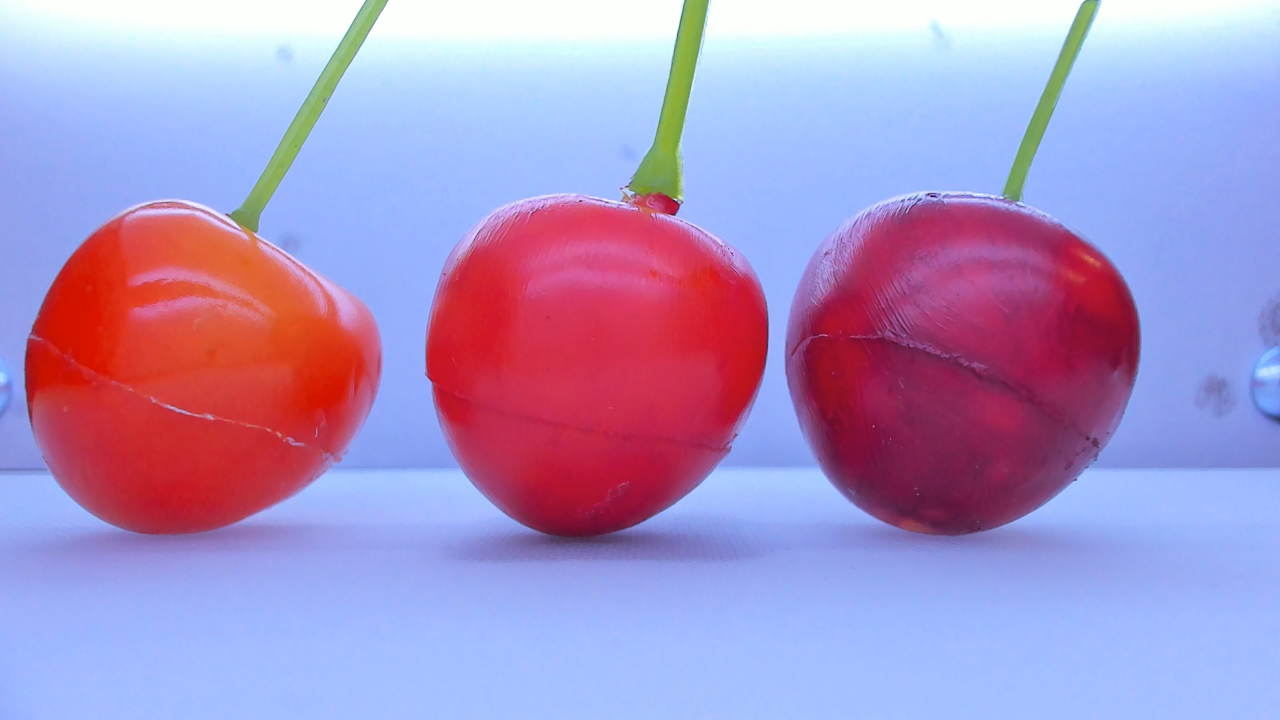
#> input picture photo.jpg, 3840 x 2160 px, given in place of the camera (shown at 1/3 size)
$ python identification_test.py
#> lines starting #> are read from the running program, lines starting #| are printed output that depends on the picture; after the words box and inside, x2 and y2 are one past the last pixel; in counts of white or black regions, pixels touching at a corner belong together
import enum
import os
os.environ["OPENCV_VIDEOIO_MSMF_ENABLE_HW_TRANSFORMS"] = "0"
import cv2
import numpy as np
import copy

class picture():

    cherry_hsv_min = [145, 0, 0]
    cherry_hsv_max = [10, 255, 255]
    tokushu_hsv_min = [152, 120, 0]
    tokushu_hsv_max = [170, 255, 200]
    shu_hsv_min = [160, 168, 170]
    shu_hsv_max = [178, 255, 255]
    hane_hsv_min = [177, 0, 0]
    hane_hsv_max = [10, 255, 255]

    original = None

    # hsv値域
    hsv_min = 0
    h_max = 179
    sv_max = 255

    H = 0
    S = 1
    V = 2

    def __init__(self, image):
        self.original = image

    def identification(self):

        # 色情報抽出
        self.mask_cherry, self.masked_img_cherry, self.stats_cherry = self.detection(self.cherry_hsv_min, self.cherry_hsv_max, area_min = 50000)
        self.mask_tokushu, self.masked_img_tokushu, stats_tokushu = self.detection(self.tokushu_hsv_min, self.tokushu_hsv_max)
        self.mask_shu, self.masked_img_shu, stats_shu = self.detection(self.shu_hsv_min, self.shu_hsv_max)
        self.mask_hane, self.masked_img_hane, stats_hane = self.detection(self.hane_hsv_min, self.hane_hsv_max)

        offset = 50
        self.grade_area = []

        for i_cherry, row_cherry in enumerate(self.stats_cherry):

            # 四隅座標取得
            c_left = row_cherry[cv2.CC_STAT_LEFT]-offset
            c_right = row_cherry[cv2.CC_STAT_LEFT] + row_cherry[cv2.CC_STAT_WIDTH]+offset
            c_top = row_cherry[cv2.CC_STAT_TOP]-offset
            c_bottom = row_cherry[cv2.CC_STAT_TOP]+row_cherry[cv2.CC_STAT_HEIGHT]+offset

            area = [0, 0, 0]
            p = 0
            TOKU = 0
            SHU = 1
            HANE = 2

            for stats in [stats_tokushu, stats_shu, stats_hane]:

                # さくらんぼ領域内に赤色領域があれば面積を足す
                for i, row in enumerate(stats):
                    r_left = row[cv2.CC_STAT_LEFT]
                    r_right = row[cv2.CC_STAT_LEFT] + row[cv2.CC_STAT_WIDTH]
                    r_top = row[cv2.CC_STAT_TOP]
                    r_bottom = row[cv2.CC_STAT_TOP] + row[cv2.CC_STAT_HEIGHT]

                    if c_left<r_left and r_right<c_right and c_top<r_top and r_bottom<c_bottom:
                        area[p] += row[cv2.CC_STAT_AREA]
                p += 1

            self.grade_area.append(area)

        # 面積から等級識別
        for i in range(len(self.grade_area)):

            grade = "？"

            if self.grade_area[i][SHU] < self.grade_area[i][TOKU] and self.grade_area[i][HANE] < self.grade_area[i][TOKU]:
                grade = "tokushu"
            elif self.grade_area[i][TOKU] < self.grade_area[i][SHU] and self.grade_area[i][HANE] < self.grade_area[i][SHU]:
                grade = "shu"
            elif self.grade_area[i][TOKU] < self.grade_area[i][HANE] and self.grade_area[i][SHU] < self.grade_area[i][HANE]:
                grade = "hanedashi"

            # 描画
            cv2.putText(frame,
                text=grade,
                org=(self.stats_cherry[i][cv2.CC_STAT_LEFT], self.stats_cherry[i][cv2.CC_STAT_TOP]-10),
                fontFace=cv2.FONT_HERSHEY_SIMPLEX,
                fontScale=3.0,
                color=(255, 255, 0),
                thickness=4,
                lineType=cv2.LINE_4)

        # ボックス描画
        output_img = copy.copy(self.original)
        for i, row in enumerate(self.stats_cherry):
            TopLeft = ( row[cv2.CC_STAT_LEFT], row[cv2.CC_STAT_TOP] )
            ButtomRight = ( row[cv2.CC_STAT_LEFT]+row[cv2.CC_STAT_WIDTH], row[cv2.CC_STAT_TOP]+row[cv2.CC_STAT_HEIGHT])
            cv2.rectangle(output_img, TopLeft, ButtomRight, (255, 255, 0), thickness=5)
        return output_img

    def detection(self, range_min, range_max, area_min=None):
        mask, masked_img = self.mask(self.original, range_min, range_max)
        retval, labels, stats, centroids = cv2.connectedComponentsWithStats(mask)
        del_list = [0]
        if area_min != None:
            for i, row in enumerate(stats):
                if row[cv2.CC_STAT_AREA] < area_min:
                    del_list.append(i)
        stats = np.delete(stats, del_list, 0)
        return mask, masked_img, stats

    def mask(self, img, range_min, range_max):
        # マスク処理
        hsv = cv2.cvtColor(img, cv2.COLOR_BGR2HSV)
        hsv_range_min_1, hsv_range_max_1, hsv_range_min_2, hsv_range_max_2 = self.consider_distant_range(range_min, range_max)
        mask1 = cv2.inRange(hsv, hsv_range_min_1, hsv_range_max_1)
        mask2 = cv2.inRange(hsv, hsv_range_min_2, hsv_range_max_2)
        mask = mask1 + mask2
        masked_img = cv2.bitwise_and(img, img, mask=mask)
        return mask, masked_img

    def consider_distant_range(self, range_min, range_max):

        h_min_1, h_max_1, h_min_2, h_max_2 = self.single_range(self.hsv_min, self.h_max, range_min[self.H], range_max[self.H])
        s_min_1, s_max_1, s_min_2, s_max_2 = self.single_range(self.hsv_min, self.sv_max, range_min[self.S], range_max[self.S])
        v_min_1, v_max_1, v_min_2, v_max_2 = self.single_range(self.hsv_min, self.sv_max, range_min[self.V], range_max[self.V])
        hsv_range_1_min = np.array([h_min_1, s_min_1, v_min_1])
        hsv_range_1_max = np.array([h_max_1, s_max_1, v_max_1])
        hsv_range_2_min = np.array([h_min_2, s_min_2, v_min_2])
        hsv_range_2_max = np.array([h_max_2, s_max_2, v_max_2])
        return hsv_range_1_min, hsv_range_1_max, hsv_range_2_min, hsv_range_2_max

    # h,s,v 単体抽出範囲取得
    def single_range(self, range_min, range_max, min, max):

        if min <= max:
            min_1 = min
            max_1 = max
            min_2 = min
            max_2 = max

        elif max < min:
            min_1 = range_min
            max_1 = max
            min_2 = min
            max_2 = range_max

        return min_1, max_1, min_2, max_2


color = (0,255,0)
thick = 5
camera_num = 1
width = 1920
height = 1080

capture = cv2.VideoCapture(camera_num, cv2.CAP_MSMF)
capture.set(cv2.CAP_PROP_FRAME_WIDTH, int(width))
capture.set(cv2.CAP_PROP_FRAME_HEIGHT,int(height))

while(True):

    # 画像取得
    ret, frame = capture.read()
#> frame is the input picture: shape (2160, 3840, 3); mean B, G, R 195.6, 147.6, 169.4

    picture_F = picture(frame)
    frame = picture_F.identification()
#> in mask, `hsv = cv2.cvtColor(img, cv2.COLOR_BGR2HSV)`: hsv: shape (2160, 3840, 3); mean H, S, V 116.7, 115.8, 227.2
#> in mask, `mask1 = cv2.inRange(hsv, hsv_range_min_1, hsv_range_max_1)`:
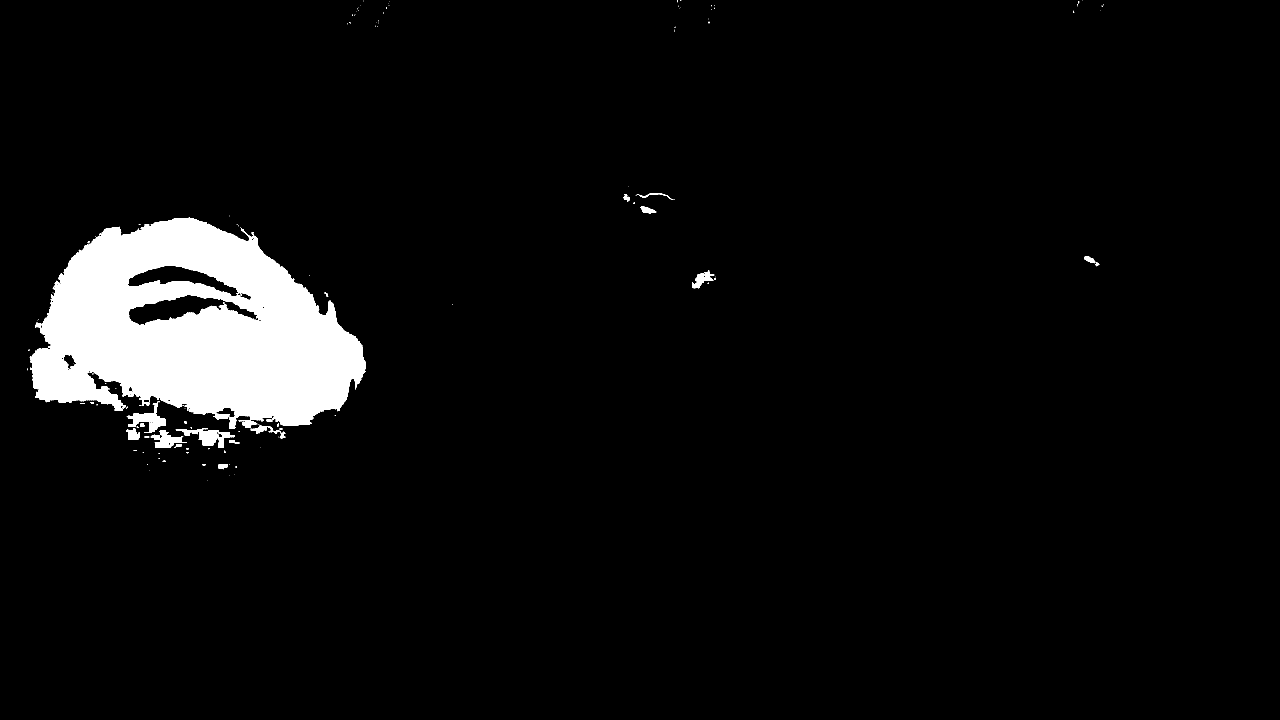
#> mask1: shape (2160, 3840) (shown at 1/3 size); 5.1% white; 194 white regions (157 under 20 px), largest, box (x1, y1, x2, y2) and area: (89, 653, 1098, 1284) 406046, (527, 1288, 704, 1344) 3853, (380, 1203, 496, 1298) 3648
#> in mask, `mask2 = cv2.inRange(hsv, hsv_range_min_2, hsv_range_max_2)`: mask2: shape (2160, 3840); 23.6% white; 110 white regions (93 under 20 px), largest, box (x1, y1, x2, y2) and area: (1277, 582, 2304, 1625) 801539, (2365, 609, 3418, 1605) 786948, (74, 605, 1145, 1607) 335643
#> in mask, `mask = mask1 + mask2`: mask: shape (2160, 3840); 28.7% white; 73 white regions (67 under 20 px), largest, box (x1, y1, x2, y2) and area: (1277, 579, 2304, 1625) 804142, (2365, 609, 3418, 1605) 787416, (74, 605, 1145, 1607) 785648, (2108, 703, 2122, 720) 97, (2361, 1038, 2367, 1051) 40, (1020, 870, 1024, 879) 27
#> in detection, `retval, labels, stats, centroids = cv2.connectedComponentsWithStats(ma..`: labels: shape (2160, 3840) int32; 74 distinct labels, from 0 to 73
#> in detection, `retval, labels, stats, centroids = cv2.connectedComponentsWithStats(ma..`: retval = 74; stats = 74 rows, first 6: [0, 0, 3840, 2160, 5916721], [2032, 0, 2, 7, 13], [2040, 0, 4, 3, 7], [3246, 0, 1, 1, 1], [1091, 2, 1, 2, 2], [3234, 3, 5, 8, 14]; centroids = 74 pairs, first value 137.1 to 3310, second value 0 to 1621.2
#> the loop in detection, `for i, row in enumerate(stats):` made 74 passes
#> row on passes 1 to 12: [0, 0, 3840, 2160, 5916721], [2032, 0, 2, 7, 13], [2040, 0, 4, 3, 7], [3246, 0, 1, 1, 1], [1091, 2, 1, 2, 2], [3234, 3, 5, 8, 14], [1167, 4, 1, 1, 1], [1164, 10, 1, 1, 1], [3232, 12, 2, 2, 3], [3310, 13, 1, 2, 2], [2134, 15, 2, 6, 6], [3232, 15, 1, 3, 3]
#> after the loop in detection, `for i, row in enumerate(stats):`: del_list = 71 values from 0 to 73
#> in detection, `stats = np.delete(stats, del_list, 0)`: stats = [[1277, 579, 1027, 1046, 804142], [74, 605, 1071, 1002, 785648], [2365, 609, 1053, 996, 787416]]
#> in identification, `self.mask_cherry, self.masked_img_cherry, self.stats_cherry = self.det..`: self.stats_cherry has the same summary as stats in detection
#> in mask (call 2), `mask1 = cv2.inRange(hsv, hsv_range_min_1, hsv_range_max_1)`: mask1: shape (2160, 3840); 8.8% white; 323 white regions (260 under 20 px), largest, box (x1, y1, x2, y2) and area: (2373, 614, 3417, 1603) 651366, (1281, 1068, 2298, 1615) 54640, (90, 1238, 323, 1556) 8110
#> in detection (call 2), `retval, labels, stats, centroids = cv2.connectedComponentsWithStats(ma..`: labels: shape (2160, 3840) int32; 324 distinct labels, from 0 to 323
#> in detection (call 2), `retval, labels, stats, centroids = cv2.connectedComponentsWithStats(ma..`: retval = 324; stats = 324 rows, first 6: [0, 0, 3840, 2160, 7561671], [1915, 593, 4, 4, 5], [1943, 597, 49, 38, 677], [1952, 596, 4, 4, 13], [1958, 596, 1, 2, 2], [1914, 598, 1, 1, 1]; centroids = 324 pairs, first value 75.67 to 3400, second value 594.4 to 1601
#> in detection (call 2), `stats = np.delete(stats, del_list, 0)`: stats = 323 rows, first 6: [1915, 593, 4, 4, 5], [1943, 597, 49, 38, 677], [1952, 596, 4, 4, 13], [1958, 596, 1, 2, 2], [1914, 598, 1, 1, 1], [1938, 599, 3, 3, 4]
#> in identification, `self.mask_tokushu, self.masked_img_tokushu, stats_tokushu = self.detec..`: stats_tokushu has the same summary as stats in detection
#> in mask (call 3), `mask1 = cv2.inRange(hsv, hsv_range_min_1, hsv_range_max_1)`: mask1: shape (2160, 3840); 10.2% white; 420 white regions (342 under 20 px), largest, box (x1, y1, x2, y2) and area: (1282, 626, 2298, 1507) 618342, (140, 1042, 1109, 1568) 142340, (2572, 634, 3024, 928) 31397
#> in detection (call 3), `retval, labels, stats, centroids = cv2.connectedComponentsWithStats(ma..`:
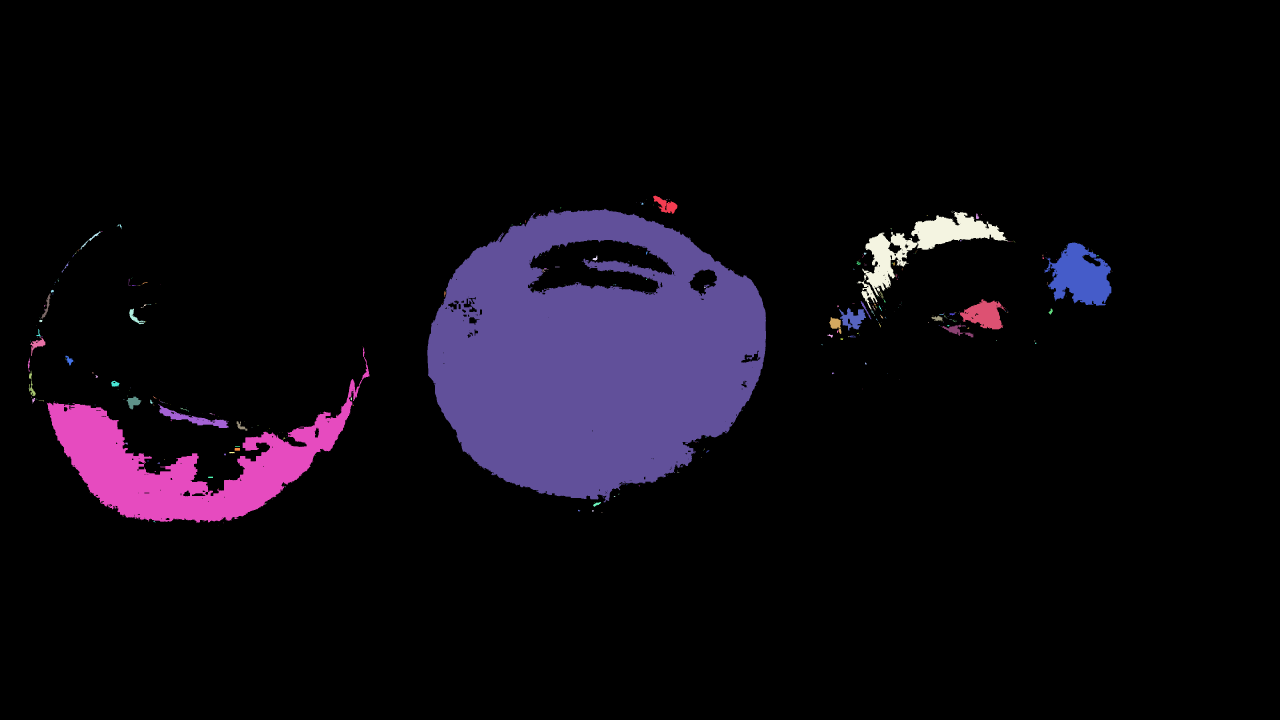
#> labels: shape (2160, 3840) int32 (shown at 1/3 size); 421 distinct labels, from 0 to 420; one colour per label, 0 black
#> in detection (call 3), `retval, labels, stats, centroids = cv2.connectedComponentsWithStats(ma..`: retval = 421; stats = 421 rows, first 6: [0, 0, 3840, 2160, 7451746], [1959, 587, 73, 54, 1829], [2000, 597, 2, 3, 5], [1938, 599, 1, 1, 1], [2008, 599, 2, 1, 2], [1999, 601, 1, 1, 1]; centroids = 421 pairs, first value 86 to 3336, second value 598.2 to 1575
#> in detection (call 3), `stats = np.delete(stats, del_list, 0)`: stats = 420 rows, first 6: [1959, 587, 73, 54, 1829], [2000, 597, 2, 3, 5], [1938, 599, 1, 1, 1], [2008, 599, 2, 1, 2], [1999, 601, 1, 1, 1], [1922, 606, 1, 2, 2]
#> in identification, `self.mask_shu, self.masked_img_shu, stats_shu = self.detection(self.sh..`: stats_shu has the same summary as stats in detection
#> in mask (call 4), `mask2 = cv2.inRange(hsv, hsv_range_min_2, hsv_range_max_2)`: mask2: shape (2160, 3840); 3.5% white; 242 white regions (191 under 20 px), largest, box (x1, y1, x2, y2) and area: (78, 650, 1106, 1544) 171294, (1281, 784, 1546, 1164) 58996, (1994, 796, 2295, 1232) 40493
#> in mask (call 4), `mask = mask1 + mask2`: mask: shape (2160, 3840); 8.6% white; 213 white regions (172 under 20 px), largest, box (x1, y1, x2, y2) and area: (78, 650, 1106, 1544) 602306, (1281, 784, 1546, 1164) 58998, (1994, 796, 2295, 1232) 41977
#> in detection (call 4), `retval, labels, stats, centroids = cv2.connectedComponentsWithStats(ma..`:
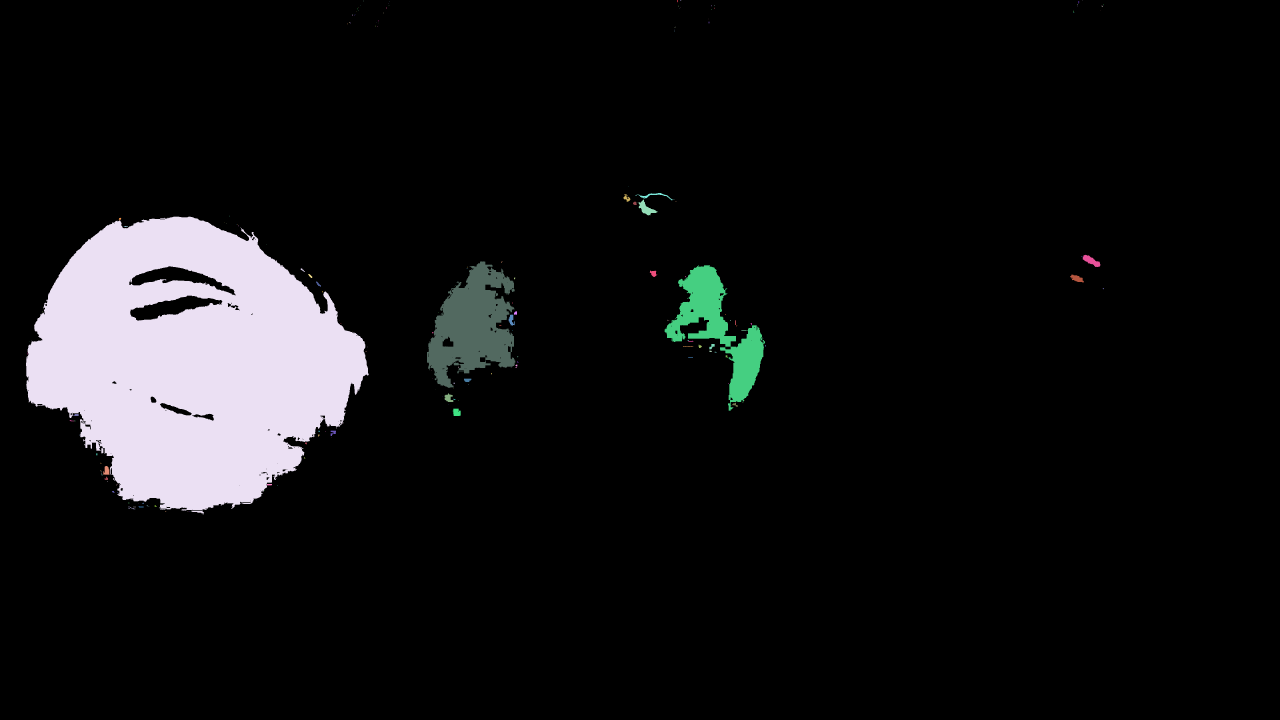
#> labels: shape (2160, 3840) int32 (shown at 1/3 size); 214 distinct labels, from 0 to 213; one colour per label, 0 black
#> in detection (call 4), `retval, labels, stats, centroids = cv2.connectedComponentsWithStats(ma..`: retval = 214; stats = 214 rows, first 6: [0, 0, 3840, 2160, 7583606], [2032, 0, 2, 7, 13], [2040, 0, 2, 2, 3], [2043, 0, 1, 1, 1], [3246, 0, 1, 1, 1], [1091, 2, 1, 2, 2]; centroids = 214 pairs, first value 81 to 3310, second value 0 to 1535
#> in detection (call 4), `stats = np.delete(stats, del_list, 0)`: stats = 213 rows, first 6: [2032, 0, 2, 7, 13], [2040, 0, 2, 2, 3], [2043, 0, 1, 1, 1], [3246, 0, 1, 1, 1], [1091, 2, 1, 2, 2], [2042, 2, 1, 1, 1]
#> in identification, `self.mask_hane, self.masked_img_hane, stats_hane = self.detection(self..`: stats_hane has the same summary as stats in detection
#> the loop in identification, `for i_cherry, row_cherry in enumerate(self.stats_cherry):` made 3 passes
#> (row_cherry, c_left, c_right, c_top, c_bottom) on passes 1 to 3: ([1277, 579, 1027, 1046, 804142], 1227, 2354, 529, 1675), ([74, 605, 1071, 1002, 785648], 24, 1195, 555, 1657), ([2365, 609, 1053, 996, 787416], 2315, 3468, 559, 1655)
#> after the loop in identification, `for i_cherry, row_cherry in enumerate(self.stats_cherry):`: self.grade_area = [[63866, 621001, 105410], [16619, 152555, 603726], [652244, 69098, 1508]]
#> the loop in identification, `for i in range(len(self.grade_area)): ` made 3 passes
#> grade on passes 1 to 3: 'shu', 'hanedashi', 'tokushu'
#> the loop in identification, `for i, row in enumerate(self.stats_cherry):` made 3 passes
#> (row, ButtomRight) on passes 1 to 3: ([1277, 579, 1027, 1046, 804142], (2304, 1625)), ([74, 605, 1071, 1002, 785648], (1145, 1607)), ([2365, 609, 1053, 996, 787416], (3418, 1605))
#> after the loop in identification, `for i, row in enumerate(self.stats_cherry):`:
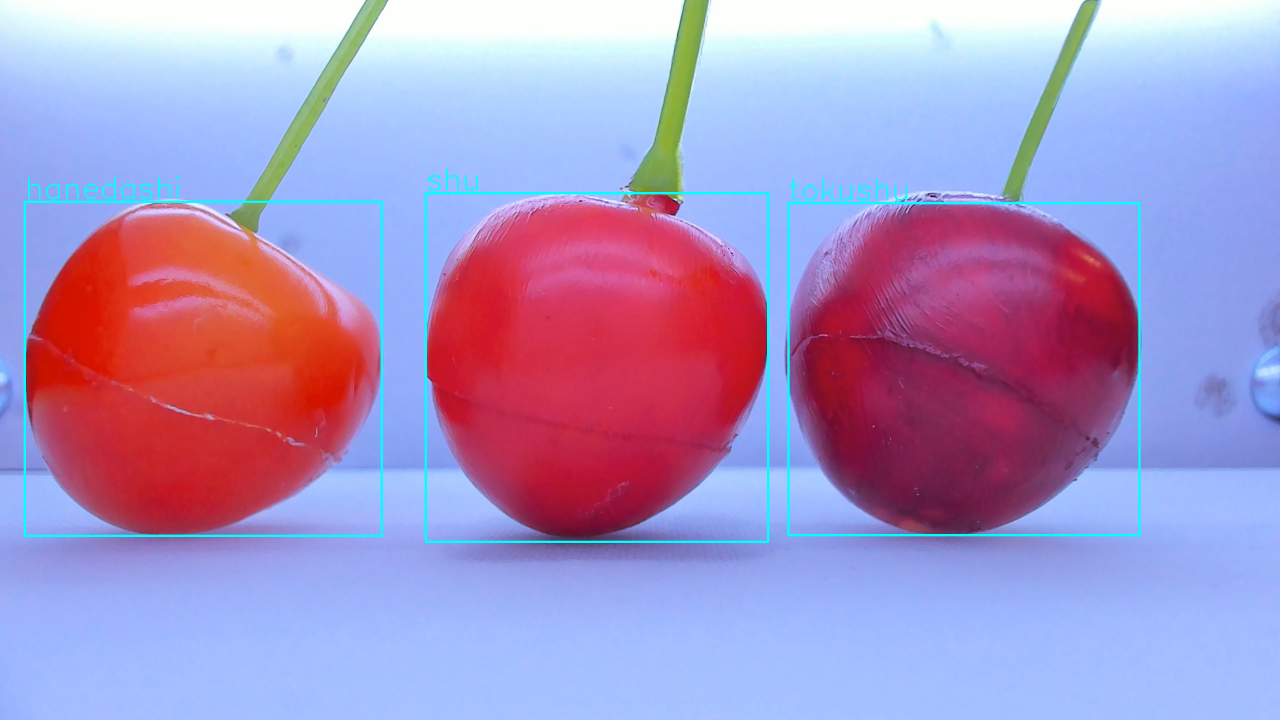
#> output_img: shape (2160, 3840, 3) (shown at 1/3 size); mean B, G, R 196, 148.7, 167.6

    # 画像サイズ取得
    height, width, channels = frame.shape[:3]
#> height = 2160; width = 3840; channels = 3
    height_half = int(height/2)
#> height_half = 1080
    width_half = int(width/2)
#> width_half = 1920

    # 描画
    cv2.line(frame, (0, height_half), (width, height_half), color, thickness=thick, lineType=cv2.LINE_8, shift=0)
    cv2.line(frame, (width_half, 0), (width_half, height), color, thickness=thick, lineType=cv2.LINE_8, shift=0)
    cv2.putText(frame,
                text='end with "q"',
                org=(0, height-30),
                fontFace=cv2.FONT_HERSHEY_SIMPLEX,
                fontScale=3.0,
                color=color,
                thickness=4,
                lineType=cv2.LINE_4)

    # フレーム描画
    cv2.imshow('frame',frame)

    # 「q」キーで終了
    if cv2.waitKey(1) & 0xFF == ord('q'):
#> (key q is pressed here)
        break

capture.release()
cv2.destroyAllWindows()
